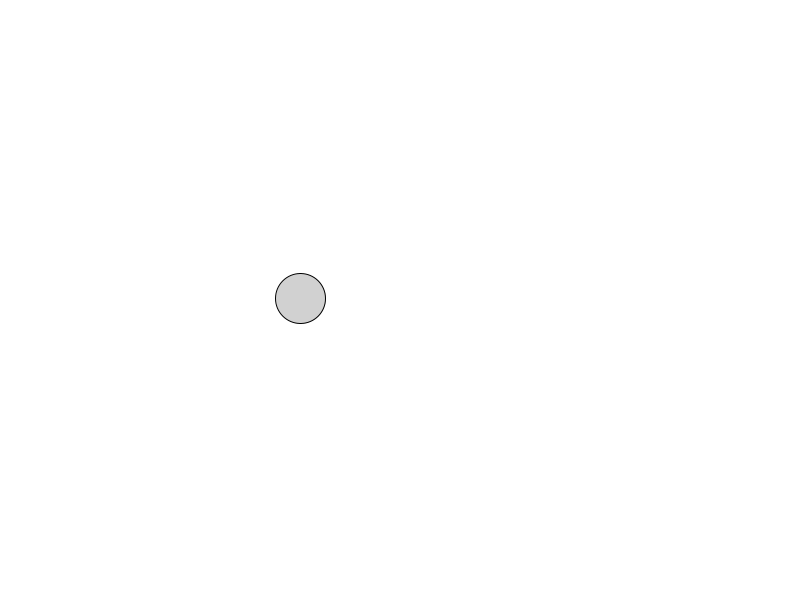
Frame 1 (no input)
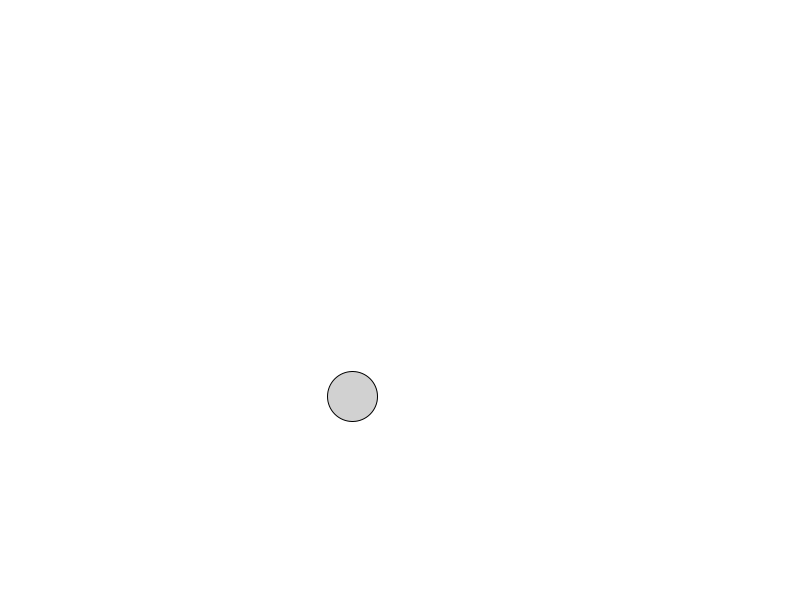
Frame 60 (the mouse pressed at the canvas centre just before this capture)
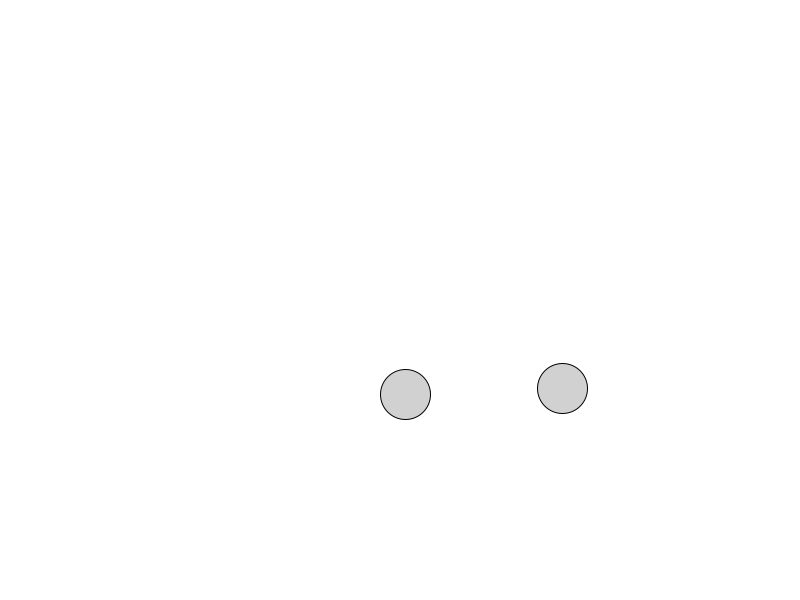
Frame 120 (the mouse held since frame 60 and released just before this capture)

The Processing sketch that drew these frames (run headless with seeded random() and noise(); from frame 60 on, the mouse is pressed at the canvas centre):

// Processing sketch: w11a_ballsWithGravity
// ── w11a_ballsWithGravity.pde
// bryan ma for code 2 sp 19

ArrayList<Ball> balls = new ArrayList<Ball>();
PVector gravity = new PVector(0, 0.1);

void setup() {
  size(800, 600);
  balls.add(new Ball(300, 300));
}

void draw() {
  background(255);

  for (Ball b : balls) {
    b.applyForce(gravity);
    b.update();
    b.display();
  }
}

void mousePressed() {
  balls.add(new Ball(mouseX, mouseY));
}

// ── Ball.pde
class Ball {
  PVector pos;
  PVector vel;
  PVector acc;

  float size = 50;

  Ball(float x, float y) {
    pos = new PVector(x, y);
    vel = new PVector(random(-3, 3), random(-3, 3));
    acc = new PVector(0, 0);
  }

  void update() {
    vel.add(acc);
    pos.add(vel);

    acc.mult(0);

    if (pos.x < size/2) {
      pos.x = size/2;
      vel.x *= -1;
    } else if (pos.x > width - size/2) {
      pos.x = width - size/2;
      vel.x *= -1;
    }

    if (pos.y > height - size/2) {
      pos.y = height - size/2;
      vel.y *= -1;
    }
  }

  void display() {
    fill(20, 50);
    ellipse(pos.x, pos.y, size, size);
  }

  void applyForce(PVector force) {
    acc.add(force);
  }
}
